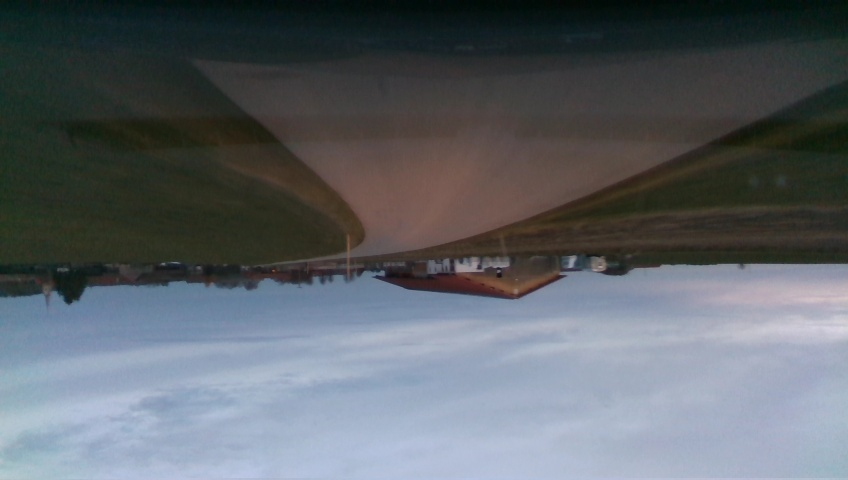
#> input picture notebooks/frame1.jpg, 848 x 480 px, given in place of engaged_border.png, which was not available
$ python windowedAutopilotGuiDemo.py
#> lines starting #> are read from the running program, lines starting #| are printed output that depends on the picture; pictures that were not available may be replaced by others from this repository, and a replacement may not be noted
### Jetson/autopilot/record/AutopilotGUI.py
import cv2
import numpy as np
from matplotlib import pyplot as plt
import matplotlib as mpl
import datetime
import time
from PIL import Image
from threading import Thread
import os


class AutopilotGUI():

    def __init__(self):

        self.resolution = None
        self.frame = None


        self.show_overlay = False
        self.timestring = "No timestring"
        self.fullscreen = True
        self.gui_scale = 1.0

        self.engaged = False

        self.blink_left = False
        self.blink_right = False
        self.cruise_control = False
        self.cc_setpoint = 0
        self.velocity = 0
        self.gps_velocity = 0
        self.actual_swa = 0
        self.predicted_swa = 0
        self.show_predicted_swa = True
        self.time_string = ""
        self.gui_fps = 0
        self.nn_fps = 0
        self.cam_fps = 0
        self.can_sps = 0
        self.rec_queue_len = 0
        self.freespace = 0
        self.recording = False

        self.mot_speed = 0

        self.gps_sats = 0
        self.gps_lat = 0
        self.gps_long = 0

        self.roi_y = 230
        self.roi_h = 170
        self.roi_x = 104
        self.roi_w = 640

        self.frame_out = None
        self.window_rendering_stopped = True
        self.updated = True
        self.last_frame_update = 0 # timestamp
        self.last_render_timestamp = 0

        self.min_frame_time = 0.033 # s, Don't re-render until this time has passed
        self.gui_thread = None

        package_directory = os.path.dirname(os.path.abspath(__file__))

        engaged_border_file = os.path.join(package_directory, 'icons', 'engaged_border.png')
        icon = cv2.imread(engaged_border_file, cv2.IMREAD_UNCHANGED)
#> icon is the input picture: shape (480, 848, 3); mean B, G, R 104.7, 99.1, 93.3
        size = (848,48)
        icon = cv2.resize(icon, size, interpolation = cv2.INTER_AREA)
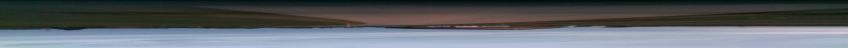
#> icon: shape (48, 848, 3); mean B, G, R 104.7, 99.1, 93.3
        self.engaged_border = cv2.cvtColor(icon, cv2.COLOR_BGRA2RGBA)

        indicator_arrow_file = os.path.join(package_directory, 'icons', 'indicator_arrow_right.png')
        icon = cv2.imread(indicator_arrow_file, cv2.IMREAD_UNCHANGED)
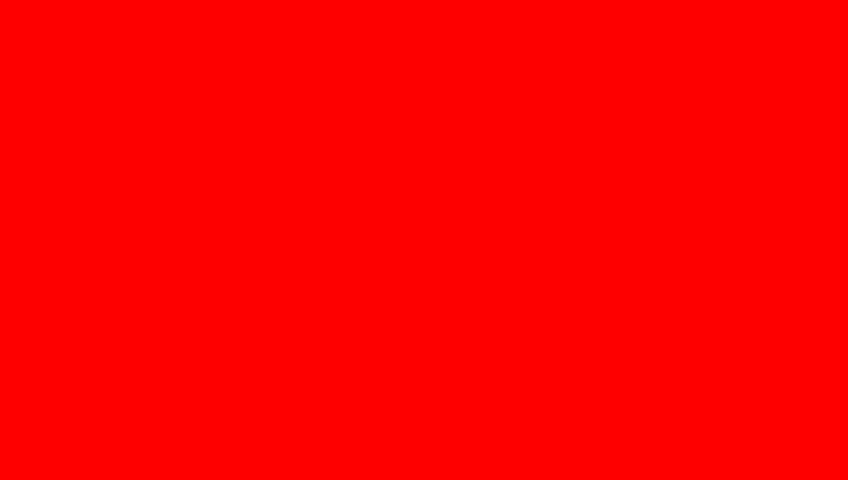
#> input picture notebooks/red.jpg, 848 x 480 px, given in place of indicator_arrow_right.png, which was not available
#> icon is the input picture: shape (480, 848, 3); mean B, G, R 0, 0, 254
        size = (42,48)
        icon = cv2.resize(icon, size, interpolation = cv2.INTER_AREA)
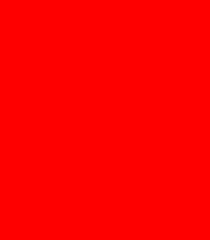
#> icon: shape (48, 42, 3) (shown 5 times larger); mean B, G, R 0, 0, 254
        self.right_indicator_icon = cv2.cvtColor(icon, cv2.COLOR_BGRA2RGBA)

        icon = cv2.flip(self.right_indicator_icon, 1)
        self.left_indicator_icon = cv2.flip(self.right_indicator_icon, 1)

        steering_wheel_file = os.path.join(package_directory, 'icons', 'steering_wheel.png')
        icon = cv2.imread(steering_wheel_file, cv2.IMREAD_UNCHANGED)
        size = (170,170)
        icon = cv2.resize(icon, size, interpolation = cv2.INTER_AREA)
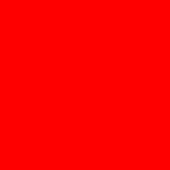
#> icon: shape (170, 170, 3); mean B, G, R 0, 0, 254
        self.steering_wheel_icon = cv2.cvtColor(icon, cv2.COLOR_BGRA2RGBA)

        steering_wheel_predict_indicator_file = os.path.join(package_directory, 'icons', 'steering_wheel_predict_indicator.png')
        icon = cv2.imread(steering_wheel_predict_indicator_file, cv2.IMREAD_UNCHANGED)
        ize = (170,170)
#> (the run stopped early here; a loop or call above may not have finished)
